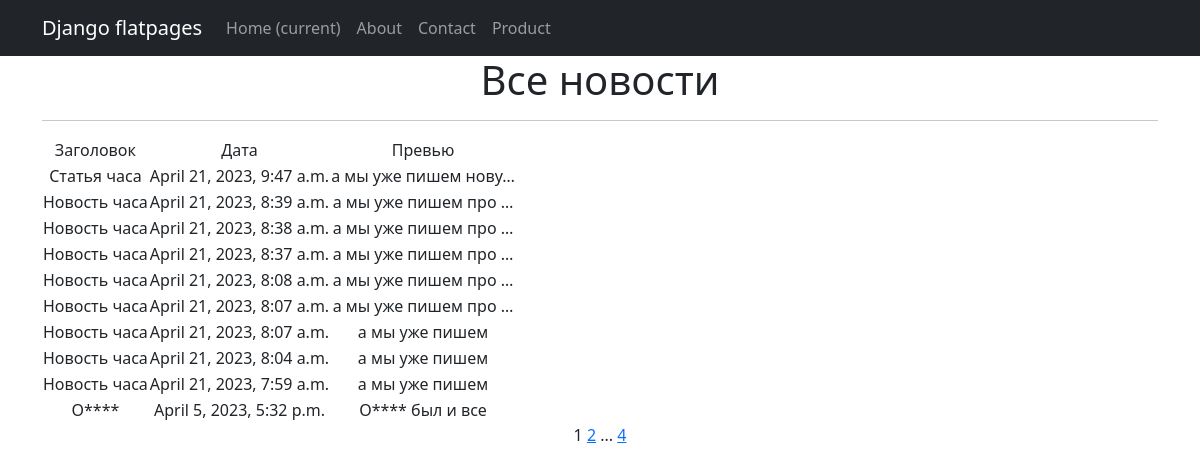
The page /articles/ on the database as committed earlier.
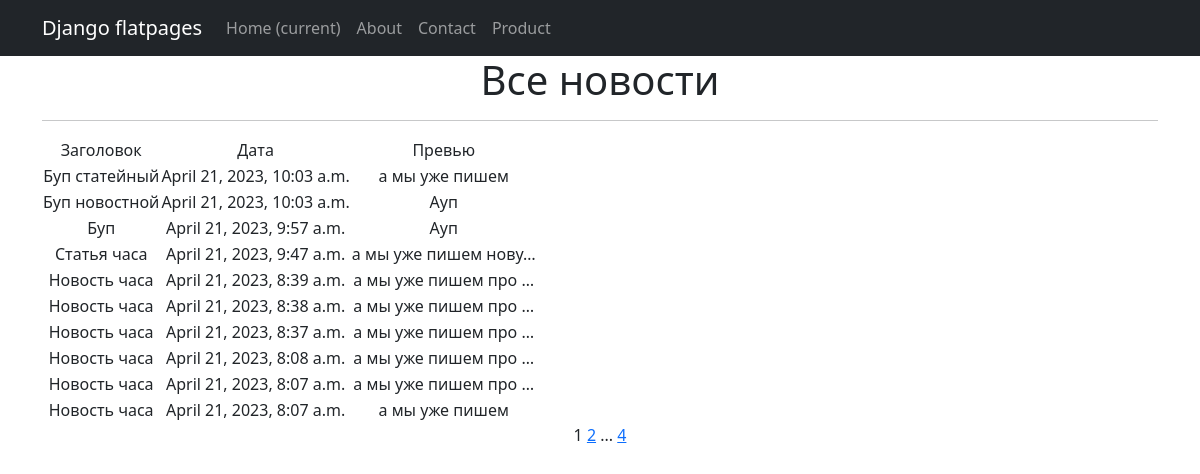
The same page on the database as committed later.
### News_Portal/models.py (models this page shows, shortened)
class Post(models.Model):
    author = models.ForeignKey(Author, on_delete=models.CASCADE)
    type = models.CharField(max_length=2, choices=TYPES, default="news")
    creation_time = models.DateTimeField(auto_now_add=True)
    category = models.ManyToManyField(Category, through="PostCategory")
    title = models.CharField(max_length=255, default="Новость часа")
    text = models.TextField(default="а мы уже пишем")
    rating = models.FloatField(default=0.0)

### News_Portal/views.py (the view, shortened to what this page needs)
# urls.py: path("", NewsList.as_view(), name="news_list"),
class NewsList(ListView):
    model = Post
    ordering = "-creation_time"
    template_name = "news.html"
    context_object_name = "news"
    paginate_by = 10
    def get_queryset(self):
        queryset = super().get_queryset()
        self.filterset = PostFilter(self.request.GET, queryset)
        return self.filterset.qs
    def get_context_data(self, **kwargs):
        context = super().get_context_data(**kwargs)
        context["filterset"] = self.filterset
        return context

### News_Portal/templatetags/custom_filters.py (called while the page is built)
@register.filter()
def censor(text):
    if not isinstance(text, str):
        raise ValueError("мы только тексты цензурируем в нашей редакции")
    for bad_word in BANNED_WORDS:
        if bad_word in text:
            censored = bad_word[0] + ("*" * (len(bad_word) - 1))
            text = text.replace(bad_word, censored)
        if bad_word.capitalize() in text:
            censored = bad_word[0].capitalize() + ("*" * (len(bad_word) - 1))
            text = text.replace(bad_word, censored)
    return text

### News_Portal/templates/news.html (shortened to what this page needs)
{% extends 'flatpages/default.html' %}
{% load custom_filters %}
{% block content %}
   <h1>Все новости</h1>
   <hr>
   {% if news %}
       <table>
           <tr>
               <td>Заголовок</td>
               <td>Дата</td>
               <td>Превью</td>
           </tr>
           {% for post in news %}
           <tr>
               <td>{{ post.title|censor }}</td>
               <td>{{ post.creation_time }}</td>
               <td>{{ post.text|truncatechars:20|censor }}</td>
           </tr>
           {% endfor %}
       </table>
   {% else %}
       <h2>Новостей нет!</h2>
   {% endif %}
   {{ page_obj.number }}
   {% if page_obj.has_next %}
       <a href="?page={{ page_obj.next_page_number }}">{{ page_obj.next_page_number }}</a>
       {% if paginator.num_pages != page_obj.next_page_number %}
           ...
           <a href="?page={{ page_obj.paginator.num_pages }}">{{ page_obj.paginator.num_pages }}</a>
       {% endif %}
   {% endif %}
{% endblock content %}

### News_Portal/templates/flatpages/default.html (shortened to what this page needs)
<!DOCTYPE html>
<html lang="en">
    <head>
        {% load static %}
        <link href="{% static 'css/styles.css' %}" rel="stylesheet" />
    </head>
    <body>
        <nav class="navbar navbar-expand-lg navbar-dark bg-dark static-top">
           <div class="container">
               <a class="navbar-brand" href="#">Django flatpages</a>
               <div class="collapse navbar-collapse" id="navbarResponsive">
                   <ul class="navbar-nav ml-auto">
                       <li class="nav-item active">
                           <a class="nav-link" href="#">Home
                               <span class="sr-only">(current)</span>
                           </a>
                       </li>
                       <li class="nav-item">
                           <a class="nav-link" href="/about/">About</a>
                       </li>
                       <li class="nav-item">
                           <a class="nav-link" href="/contacts/">Contact</a>
                       </li>
                       <li class="nav-item">
                           <a class="nav-link" href="/product/">Product</a>
                       </li>
                   </ul>
               </div>
           </div>
        </nav>
        <div class="container">
           <div class="row">
               <div class="col-lg-12 text-center">
                   {% block content %}{% endblock content %}
               </div>
           </div>
        </div>
    </body>
</html>

Rows that differ between the two databases and show on the page:
no longer on this page (row unchanged): Post: title|censor "Новость часа", creation_time "April 21, 2023, 8:04 a.m.", text|censor "а мы уже пишем"
no longer on this page (row unchanged): Post: title|censor "Новость часа", creation_time "April 21, 2023, 7:59 a.m.", text|censor "а мы уже пишем"
no longer on this page (row unchanged): Post: title|censor "О****", creation_time "April 5, 2023, 5:32 p.m.", text|censor "О**** был и все"
added Post: title|censor "Буп статейный", creation_time "April 21, 2023, 10:03 a.m.", text|censor "а мы уже пишем"
added Post: title|censor "Буп новостной", creation_time "April 21, 2023, 10:03 a.m.", text|censor "Ауп"
added Post: title|censor "Буп", creation_time "April 21, 2023, 9:57 a.m.", text|censor "Ауп"
